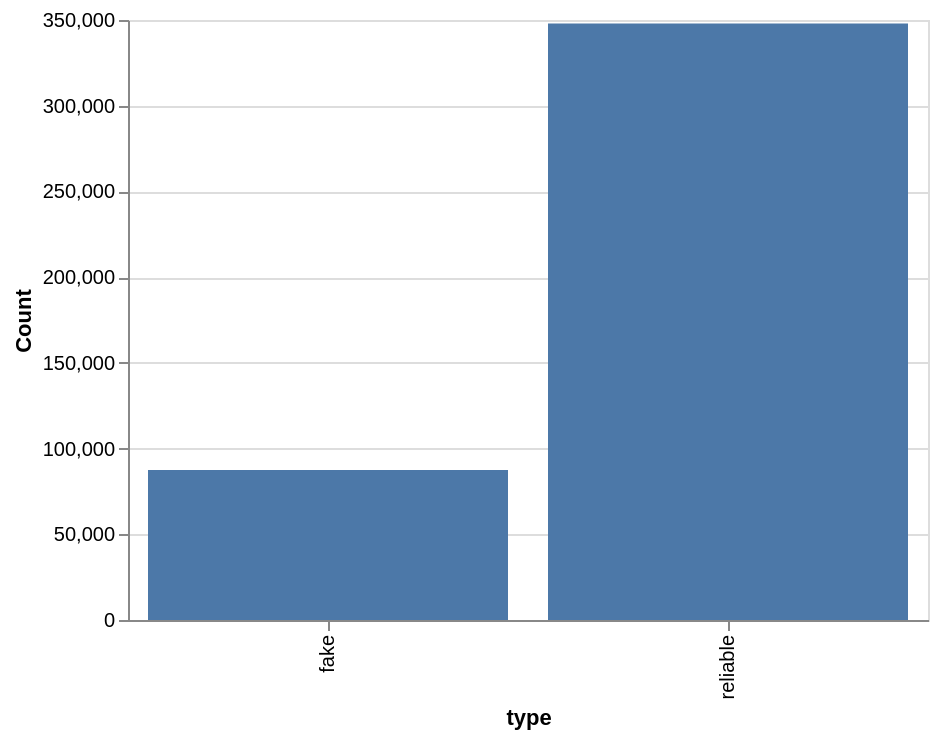

Here is the Vega-Lite specification saved for this chart:
### Vega-Lite specification from a JSON file in a GitHub repository (floating-point values rounded to 4 significant figures)
{"config": {"view": {"width": 400, "height": 300}, "mark": {"tooltip": null}}, "data": {"name": "data-edf4e537efd3c48f9712f4ac53bfc7ba"}, "mark": "bar", "encoding": {"x": {"type": "nominal", "axis": {"title": "type"}, "field": "x"}, "y": {"type": "quantitative", "axis": {"title": "Count"}, "field": "y"}}, "$schema": "https://vega.github.io/schema/vega-lite/v5.json", "datasets": {"data-edf4e537efd3c48f9712f4ac53bfc7ba": [{"x": "fake", "y": 87540.0}, {"x": "reliable", "y": 348000.0}]}}
